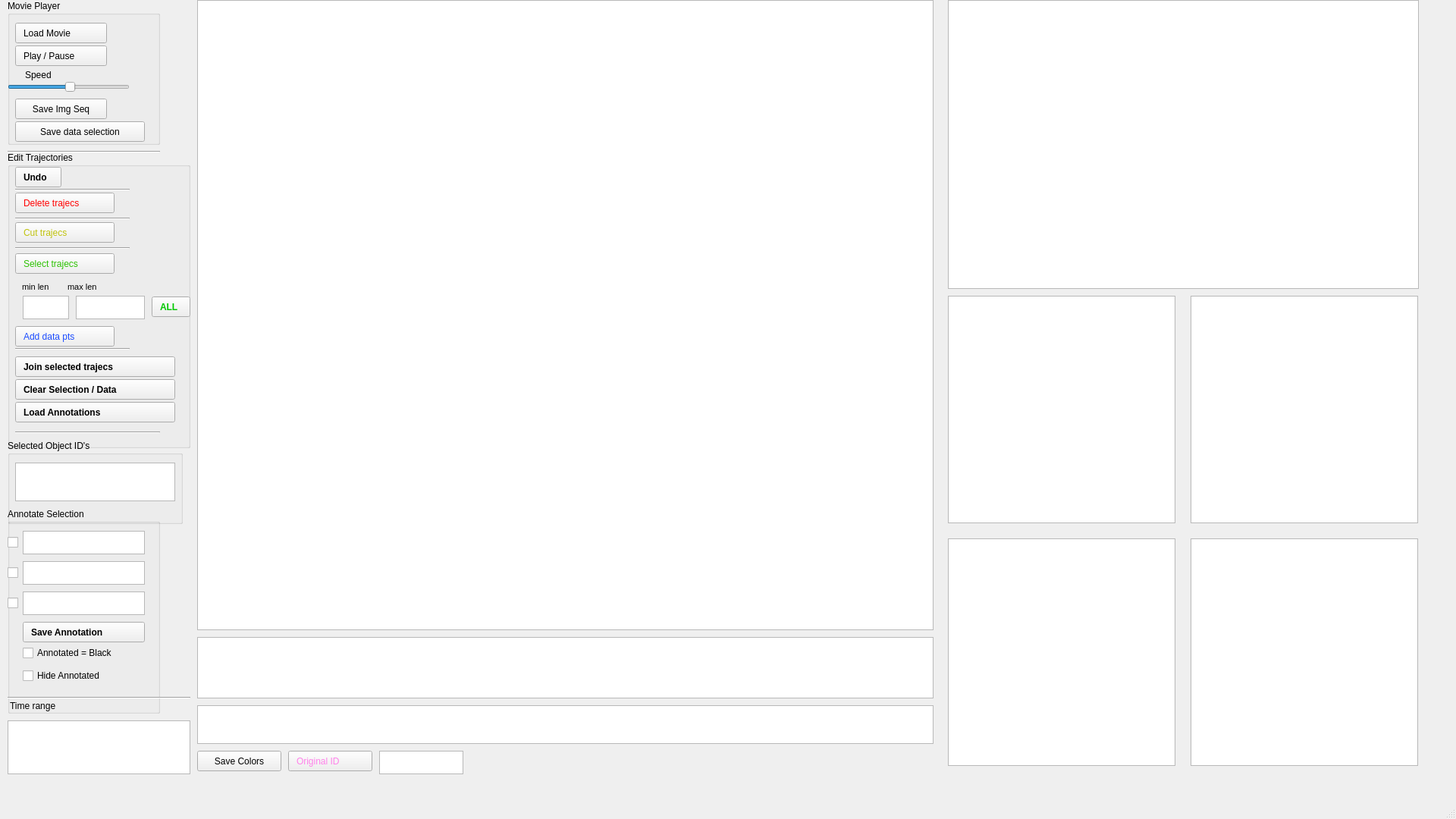
<?xml version="1.0" encoding="UTF-8"?>
<ui version="4.0">
 <class>MainWindow</class>
 <widget class="QMainWindow" name="MainWindow">
  <property name="geometry">
   <rect>
    <x>0</x>
    <y>0</y>
    <width>1920</width>
    <height>1080</height>
   </rect>
  </property>
  <property name="windowTitle">
   <string>MainWindow</string>
  </property>
  <widget class="QWidget" name="centralwidget">
   <widget class="PlotWidget" name="qtplot_trajectory">
    <property name="geometry">
     <rect>
      <x>260</x>
      <y>0</y>
      <width>971</width>
      <height>831</height>
     </rect>
    </property>
   </widget>
   <widget class="PlotWidget" name="qtplot_timetrace">
    <property name="geometry">
     <rect>
      <x>260</x>
      <y>840</y>
      <width>971</width>
      <height>81</height>
     </rect>
    </property>
   </widget>
   <widget class="QGroupBox" name="groupBox">
    <property name="geometry">
     <rect>
      <x>10</x>
      <y>0</y>
      <width>201</width>
      <height>191</height>
     </rect>
    </property>
    <property name="font">
     <font>
      <pointsize>9</pointsize>
     </font>
    </property>
    <property name="title">
     <string>Movie Player</string>
    </property>
    <widget class="QPushButton" name="movie_play">
     <property name="geometry">
      <rect>
       <x>10</x>
       <y>30</y>
       <width>121</width>
       <height>27</height>
      </rect>
     </property>
     <property name="font">
      <font>
       <pointsize>9</pointsize>
      </font>
     </property>
     <property name="styleSheet">
      <string notr="true">text-align: left; padding-left: 10px</string>
     </property>
     <property name="text">
      <string>Load Movie</string>
     </property>
    </widget>
    <widget class="QPushButton" name="movie_pause">
     <property name="geometry">
      <rect>
       <x>10</x>
       <y>60</y>
       <width>121</width>
       <height>27</height>
      </rect>
     </property>
     <property name="font">
      <font>
       <pointsize>9</pointsize>
      </font>
     </property>
     <property name="styleSheet">
      <string notr="true">text-align: left; padding-left: 10px</string>
     </property>
     <property name="text">
      <string>Play / Pause</string>
     </property>
    </widget>
    <widget class="QSlider" name="movie_speed">
     <property name="geometry">
      <rect>
       <x>0</x>
       <y>100</y>
       <width>161</width>
       <height>29</height>
      </rect>
     </property>
     <property name="minimum">
      <number>-30</number>
     </property>
     <property name="maximum">
      <number>30</number>
     </property>
     <property name="singleStep">
      <number>1</number>
     </property>
     <property name="value">
      <number>1</number>
     </property>
     <property name="orientation">
      <enum>Qt::Horizontal</enum>
     </property>
    </widget>
    <widget class="QLabel" name="label">
     <property name="geometry">
      <rect>
       <x>10</x>
       <y>90</y>
       <width>66</width>
       <height>17</height>
      </rect>
     </property>
     <property name="font">
      <font>
       <pointsize>9</pointsize>
      </font>
     </property>
     <property name="styleSheet">
      <string notr="true">text-align: left; padding-left: 10px</string>
     </property>
     <property name="text">
      <string>Speed</string>
     </property>
    </widget>
    <widget class="QPushButton" name="movie_save">
     <property name="geometry">
      <rect>
       <x>10</x>
       <y>130</y>
       <width>121</width>
       <height>27</height>
      </rect>
     </property>
     <property name="font">
      <font>
       <pointsize>9</pointsize>
      </font>
     </property>
     <property name="text">
      <string>Save Img Seq</string>
     </property>
    </widget>
    <widget class="QPushButton" name="save_trajecs">
     <property name="geometry">
      <rect>
       <x>10</x>
       <y>160</y>
       <width>171</width>
       <height>27</height>
      </rect>
     </property>
     <property name="font">
      <font>
       <pointsize>9</pointsize>
      </font>
     </property>
     <property name="text">
      <string>Save data selection</string>
     </property>
    </widget>
   </widget>
   <widget class="QGroupBox" name="groupBox_2">
    <property name="geometry">
     <rect>
      <x>10</x>
      <y>200</y>
      <width>241</width>
      <height>391</height>
     </rect>
    </property>
    <property name="font">
     <font>
      <pointsize>9</pointsize>
     </font>
    </property>
    <property name="title">
     <string>Edit Trajectories</string>
    </property>
    <widget class="QPushButton" name="trajec_delete">
     <property name="geometry">
      <rect>
       <x>10</x>
       <y>54</y>
       <width>131</width>
       <height>27</height>
      </rect>
     </property>
     <property name="font">
      <font>
       <pointsize>9</pointsize>
      </font>
     </property>
     <property name="styleSheet">
      <string notr="true">color: rgb(255, 2, 2); text-align: left; padding-left: 10px</string>
     </property>
     <property name="text">
      <string>Delete trajecs</string>
     </property>
    </widget>
    <widget class="QPushButton" name="trajec_cut">
     <property name="geometry">
      <rect>
       <x>10</x>
       <y>93</y>
       <width>131</width>
       <height>27</height>
      </rect>
     </property>
     <property name="font">
      <font>
       <pointsize>9</pointsize>
      </font>
     </property>
     <property name="styleSheet">
      <string notr="true">color: rgb(191, 194, 12); text-align: left; padding-left: 10px</string>
     </property>
     <property name="text">
      <string>Cut trajecs</string>
     </property>
    </widget>
    <widget class="QPushButton" name="trajec_join_add_data">
     <property name="geometry">
      <rect>
       <x>10</x>
       <y>230</y>
       <width>131</width>
       <height>27</height>
      </rect>
     </property>
     <property name="font">
      <font>
       <pointsize>9</pointsize>
      </font>
     </property>
     <property name="styleSheet">
      <string notr="true">color: rgb(26, 75, 255); text-align: left; padding-left: 10px</string>
     </property>
     <property name="text">
      <string>Add data pts</string>
     </property>
    </widget>
    <widget class="QPushButton" name="trajec_join_save">
     <property name="geometry">
      <rect>
       <x>10</x>
       <y>270</y>
       <width>211</width>
       <height>27</height>
      </rect>
     </property>
     <property name="font">
      <font>
       <pointsize>9</pointsize>
       <weight>75</weight>
       <bold>true</bold>
      </font>
     </property>
     <property name="styleSheet">
      <string notr="true">font-weight: bold; text-align: left; padding-left: 10px</string>
     </property>
     <property name="text">
      <string>Join selected trajecs</string>
     </property>
    </widget>
    <widget class="QPushButton" name="trajec_undo">
     <property name="geometry">
      <rect>
       <x>10</x>
       <y>20</y>
       <width>61</width>
       <height>27</height>
      </rect>
     </property>
     <property name="font">
      <font>
       <pointsize>9</pointsize>
       <weight>75</weight>
       <bold>true</bold>
      </font>
     </property>
     <property name="styleSheet">
      <string notr="true">font-weight: bold; text-align: left; padding-left: 10px</string>
     </property>
     <property name="text">
      <string>Undo</string>
     </property>
    </widget>
    <widget class="QPushButton" name="trajec_join_collect">
     <property name="geometry">
      <rect>
       <x>10</x>
       <y>134</y>
       <width>131</width>
       <height>27</height>
      </rect>
     </property>
     <property name="font">
      <font>
       <pointsize>9</pointsize>
      </font>
     </property>
     <property name="styleSheet">
      <string notr="true">color: rgb(43, 193, 1); text-align: left; padding-left: 10px</string>
     </property>
     <property name="text">
      <string>Select trajecs</string>
     </property>
    </widget>
    <widget class="Line" name="line_2">
     <property name="geometry">
      <rect>
       <x>10</x>
       <y>40</y>
       <width>151</width>
       <height>20</height>
      </rect>
     </property>
     <property name="orientation">
      <enum>Qt::Horizontal</enum>
     </property>
    </widget>
    <widget class="Line" name="line_3">
     <property name="geometry">
      <rect>
       <x>10</x>
       <y>78</y>
       <width>151</width>
       <height>20</height>
      </rect>
     </property>
     <property name="orientation">
      <enum>Qt::Horizontal</enum>
     </property>
    </widget>
    <widget class="Line" name="line_4">
     <property name="geometry">
      <rect>
       <x>10</x>
       <y>117</y>
       <width>151</width>
       <height>20</height>
      </rect>
     </property>
     <property name="orientation">
      <enum>Qt::Horizontal</enum>
     </property>
    </widget>
    <widget class="Line" name="line_5">
     <property name="geometry">
      <rect>
       <x>10</x>
       <y>360</y>
       <width>191</width>
       <height>20</height>
      </rect>
     </property>
     <property name="orientation">
      <enum>Qt::Horizontal</enum>
     </property>
    </widget>
    <widget class="QPushButton" name="trajec_join_clear">
     <property name="geometry">
      <rect>
       <x>10</x>
       <y>300</y>
       <width>211</width>
       <height>27</height>
      </rect>
     </property>
     <property name="font">
      <font>
       <pointsize>9</pointsize>
       <weight>75</weight>
       <bold>true</bold>
      </font>
     </property>
     <property name="styleSheet">
      <string notr="true">font-weight: bold; text-align: left; padding-left: 10px</string>
     </property>
     <property name="text">
      <string>Clear Selection / Data</string>
     </property>
    </widget>
    <widget class="QPushButton" name="load_annotations">
     <property name="geometry">
      <rect>
       <x>10</x>
       <y>330</y>
       <width>211</width>
       <height>27</height>
      </rect>
     </property>
     <property name="font">
      <font>
       <pointsize>9</pointsize>
       <weight>75</weight>
       <bold>true</bold>
      </font>
     </property>
     <property name="styleSheet">
      <string notr="true">font-weight: bold; text-align: left; padding-left: 10px</string>
     </property>
     <property name="text">
      <string>Load Annotations</string>
     </property>
    </widget>
    <widget class="QPushButton" name="trajec_select_all">
     <property name="geometry">
      <rect>
       <x>190</x>
       <y>191</y>
       <width>51</width>
       <height>27</height>
      </rect>
     </property>
     <property name="font">
      <font>
       <pointsize>9</pointsize>
       <weight>75</weight>
       <bold>true</bold>
      </font>
     </property>
     <property name="styleSheet">
      <string notr="true">color: rgb(0, 200, 0); text-align: left; padding-left: 10px</string>
     </property>
     <property name="text">
      <string>ALL</string>
     </property>
    </widget>
    <widget class="Line" name="line_7">
     <property name="geometry">
      <rect>
       <x>10</x>
       <y>250</y>
       <width>151</width>
       <height>20</height>
      </rect>
     </property>
     <property name="orientation">
      <enum>Qt::Horizontal</enum>
     </property>
    </widget>
    <widget class="QPlainTextEdit" name="min_selection_length">
     <property name="geometry">
      <rect>
       <x>20</x>
       <y>190</y>
       <width>61</width>
       <height>31</height>
      </rect>
     </property>
     <property name="plainText">
      <string/>
     </property>
    </widget>
    <widget class="QPlainTextEdit" name="max_selection_length">
     <property name="geometry">
      <rect>
       <x>90</x>
       <y>190</y>
       <width>91</width>
       <height>31</height>
      </rect>
     </property>
     <property name="font">
      <font>
       <pointsize>9</pointsize>
      </font>
     </property>
     <property name="plainText">
      <string/>
     </property>
    </widget>
    <widget class="QLabel" name="label_2">
     <property name="geometry">
      <rect>
       <x>6</x>
       <y>170</y>
       <width>66</width>
       <height>17</height>
      </rect>
     </property>
     <property name="font">
      <font>
       <pointsize>8</pointsize>
      </font>
     </property>
     <property name="styleSheet">
      <string notr="true">text-align: left; padding-left: 10px</string>
     </property>
     <property name="text">
      <string>min len</string>
     </property>
    </widget>
    <widget class="QLabel" name="label_3">
     <property name="geometry">
      <rect>
       <x>66</x>
       <y>170</y>
       <width>81</width>
       <height>17</height>
      </rect>
     </property>
     <property name="font">
      <font>
       <pointsize>8</pointsize>
      </font>
     </property>
     <property name="styleSheet">
      <string notr="true">text-align: left; padding-left: 10px</string>
     </property>
     <property name="text">
      <string>max len</string>
     </property>
    </widget>
   </widget>
   <widget class="Line" name="line">
    <property name="geometry">
     <rect>
      <x>10</x>
      <y>190</y>
      <width>201</width>
      <height>20</height>
     </rect>
    </property>
    <property name="orientation">
     <enum>Qt::Horizontal</enum>
    </property>
   </widget>
   <widget class="QGroupBox" name="groupBox_3">
    <property name="geometry">
     <rect>
      <x>10</x>
      <y>670</y>
      <width>201</width>
      <height>271</height>
     </rect>
    </property>
    <property name="font">
     <font>
      <pointsize>9</pointsize>
     </font>
    </property>
    <property name="title">
     <string>Annotate Selection</string>
    </property>
    <widget class="QPushButton" name="save_annotation">
     <property name="geometry">
      <rect>
       <x>20</x>
       <y>150</y>
       <width>161</width>
       <height>27</height>
      </rect>
     </property>
     <property name="font">
      <font>
       <pointsize>9</pointsize>
       <weight>75</weight>
       <bold>true</bold>
      </font>
     </property>
     <property name="styleSheet">
      <string notr="true">font-weight: bold; text-align: left; padding-left: 10px</string>
     </property>
     <property name="text">
      <string>Save Annotation</string>
     </property>
    </widget>
    <widget class="QCheckBox" name="annotated_color_checkbox">
     <property name="geometry">
      <rect>
       <x>20</x>
       <y>180</y>
       <width>191</width>
       <height>22</height>
      </rect>
     </property>
     <property name="text">
      <string>Annotated = Black</string>
     </property>
    </widget>
    <widget class="QCheckBox" name="annotated_checkbox_1">
     <property name="geometry">
      <rect>
       <x>0</x>
       <y>30</y>
       <width>171</width>
       <height>31</height>
      </rect>
     </property>
     <property name="text">
      <string/>
     </property>
    </widget>
    <widget class="QPlainTextEdit" name="annotated_text_1">
     <property name="geometry">
      <rect>
       <x>20</x>
       <y>30</y>
       <width>161</width>
       <height>31</height>
      </rect>
     </property>
     <property name="plainText">
      <string/>
     </property>
    </widget>
    <widget class="QCheckBox" name="annotated_checkbox_2">
     <property name="geometry">
      <rect>
       <x>0</x>
       <y>70</y>
       <width>171</width>
       <height>31</height>
      </rect>
     </property>
     <property name="text">
      <string/>
     </property>
    </widget>
    <widget class="QPlainTextEdit" name="annotated_text_2">
     <property name="geometry">
      <rect>
       <x>20</x>
       <y>70</y>
       <width>161</width>
       <height>31</height>
      </rect>
     </property>
     <property name="plainText">
      <string/>
     </property>
    </widget>
    <widget class="QCheckBox" name="annotated_checkbox_3">
     <property name="geometry">
      <rect>
       <x>0</x>
       <y>110</y>
       <width>171</width>
       <height>31</height>
      </rect>
     </property>
     <property name="text">
      <string/>
     </property>
    </widget>
    <widget class="QPlainTextEdit" name="annotated_text_3">
     <property name="geometry">
      <rect>
       <x>20</x>
       <y>110</y>
       <width>161</width>
       <height>31</height>
      </rect>
     </property>
     <property name="plainText">
      <string/>
     </property>
    </widget>
    <widget class="QCheckBox" name="annotated_hide_checkbox">
     <property name="geometry">
      <rect>
       <x>20</x>
       <y>210</y>
       <width>181</width>
       <height>22</height>
      </rect>
     </property>
     <property name="text">
      <string>Hide Annotated</string>
     </property>
    </widget>
   </widget>
   <widget class="QGroupBox" name="groupBox_4">
    <property name="geometry">
     <rect>
      <x>10</x>
      <y>580</y>
      <width>231</width>
      <height>111</height>
     </rect>
    </property>
    <property name="font">
     <font>
      <pointsize>9</pointsize>
     </font>
    </property>
    <property name="title">
     <string>Selected Object ID's</string>
    </property>
    <widget class="QPlainTextEdit" name="qttext_selected_objids">
     <property name="geometry">
      <rect>
       <x>10</x>
       <y>30</y>
       <width>211</width>
       <height>51</height>
      </rect>
     </property>
    </widget>
   </widget>
   <widget class="QPushButton" name="save_colors">
    <property name="geometry">
     <rect>
      <x>260</x>
      <y>990</y>
      <width>111</width>
      <height>27</height>
     </rect>
    </property>
    <property name="font">
     <font>
      <pointsize>9</pointsize>
     </font>
    </property>
    <property name="text">
     <string>Save Colors</string>
    </property>
   </widget>
   <widget class="QPushButton" name="get_original_objid">
    <property name="geometry">
     <rect>
      <x>380</x>
      <y>990</y>
      <width>111</width>
      <height>27</height>
     </rect>
    </property>
    <property name="font">
     <font>
      <pointsize>9</pointsize>
     </font>
    </property>
    <property name="styleSheet">
     <string notr="true">color: rgb(255, 129, 234); text-align: left; padding-left: 10px</string>
    </property>
    <property name="text">
     <string>Original ID</string>
    </property>
   </widget>
   <widget class="QPlainTextEdit" name="qttext_show_original_objid">
    <property name="geometry">
     <rect>
      <x>500</x>
      <y>990</y>
      <width>111</width>
      <height>31</height>
     </rect>
    </property>
   </widget>
   <widget class="Line" name="line_6">
    <property name="geometry">
     <rect>
      <x>10</x>
      <y>910</y>
      <width>241</width>
      <height>20</height>
     </rect>
    </property>
    <property name="orientation">
     <enum>Qt::Horizontal</enum>
    </property>
   </widget>
   <widget class="PlotWidget" name="qtplot_gphoto2times">
    <property name="geometry">
     <rect>
      <x>260</x>
      <y>930</y>
      <width>971</width>
      <height>51</height>
     </rect>
    </property>
   </widget>
   <widget class="PlotWidget" name="qtplot_gphoto2_flyA_img">
    <property name="geometry">
     <rect>
      <x>1250</x>
      <y>390</y>
      <width>300</width>
      <height>300</height>
     </rect>
    </property>
   </widget>
   <widget class="PlotWidget" name="qtplot_gphoto2_flyB_img">
    <property name="geometry">
     <rect>
      <x>1250</x>
      <y>710</y>
      <width>300</width>
      <height>300</height>
     </rect>
    </property>
   </widget>
   <widget class="PlotWidget" name="qtplot_gphoto2_flyC_img">
    <property name="geometry">
     <rect>
      <x>1570</x>
      <y>390</y>
      <width>300</width>
      <height>300</height>
     </rect>
    </property>
   </widget>
   <widget class="PlotWidget" name="qtplot_gphoto2_flyD_img">
    <property name="geometry">
     <rect>
      <x>1570</x>
      <y>710</y>
      <width>300</width>
      <height>300</height>
     </rect>
    </property>
   </widget>
   <widget class="PlotWidget" name="qtplot_gphoto2image">
    <property name="geometry">
     <rect>
      <x>1250</x>
      <y>0</y>
      <width>621</width>
      <height>381</height>
     </rect>
    </property>
   </widget>
   <widget class="QPlainTextEdit" name="qttext_time_range">
    <property name="geometry">
     <rect>
      <x>10</x>
      <y>950</y>
      <width>241</width>
      <height>71</height>
     </rect>
    </property>
   </widget>
   <widget class="QLabel" name="label_5">
    <property name="geometry">
     <rect>
      <x>0</x>
      <y>910</y>
      <width>141</width>
      <height>41</height>
     </rect>
    </property>
    <property name="styleSheet">
     <string notr="true">text-align: left; padding-left: 10px</string>
    </property>
    <property name="text">
     <string>Time range</string>
    </property>
   </widget>
   <widget class="PlotWidget" name="qtplot_gphoto2_flyE_img">
    <property name="geometry">
     <rect>
      <x>1260</x>
      <y>1080</y>
      <width>300</width>
      <height>300</height>
     </rect>
    </property>
   </widget>
   <widget class="PlotWidget" name="qtplot_gphoto2_flyF_img">
    <property name="geometry">
     <rect>
      <x>1580</x>
      <y>1080</y>
      <width>300</width>
      <height>300</height>
     </rect>
    </property>
   </widget>
  </widget>
  <widget class="QMenuBar" name="menubar">
   <property name="geometry">
    <rect>
     <x>0</x>
     <y>0</y>
     <width>1920</width>
     <height>27</height>
    </rect>
   </property>
  </widget>
  <widget class="QStatusBar" name="statusbar"/>
 </widget>
 <customwidgets>
  <customwidget>
   <class>PlotWidget</class>
   <extends>QGraphicsView</extends>
   <header>pyqtgraph</header>
  </customwidget>
 </customwidgets>
 <resources/>
 <connections/>
</ui>
